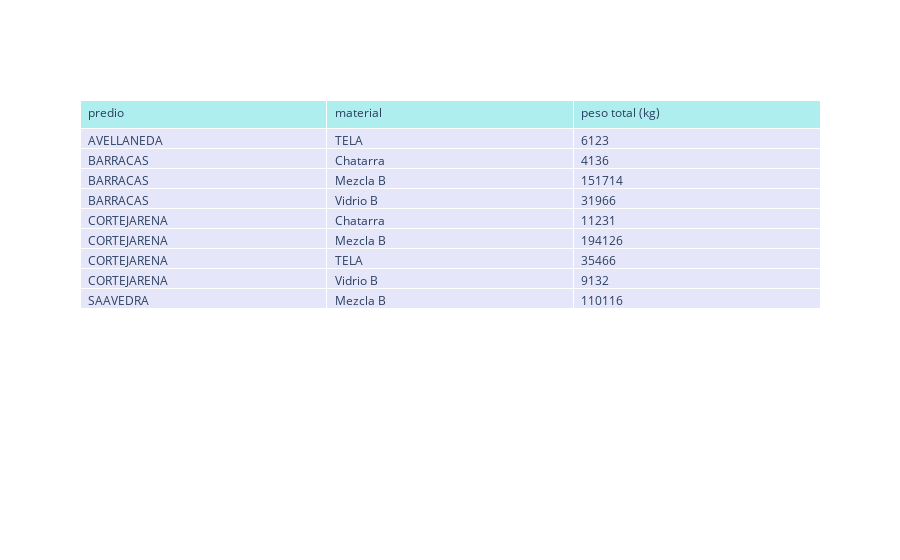

Notebook cell for this chart:
### Code cell
import plotly.graph_objects as go

def tabla(data):
    
    df =data.groupby(by=["predio", "material"], as_index = False).sum()
    df = df.drop(columns = ["bolson"])
    print(df)
    
    fig = go.Figure(data=[go.Table(
        header=dict(values=list(["predio", "material", "peso total (kg)"]),
                    fill_color='paleturquoise',
                    align='left'),
        
        cells=dict(values=[df["predio"], df["material"], df["peso"]],
                   fill_color='lavender',
                   align='left'))
    ])
    return fig
    
fig = tabla(pesajes_df)
fig.show()

### Figure 1 — Plotly figure (JSON) as saved in the notebook; plotly's stock layout.template omitted (floating-point values rounded to 4 significant figures)
{"data": [{"cells": {"align": "left", "fill": {"color": "lavender"}, "values": [["AVELLANEDA", "BARRACAS", "BARRACAS", "BARRACAS", "CORTEJARENA", "CORTEJARENA", "CORTEJARENA", "CORTEJARENA", "SAAVEDRA"], ["TELA", "Chatarra", "Mezcla B", "Vidrio B", "Chatarra", "Mezcla B", "TELA", "Vidrio B", "Mezcla B"], [6123, 4136, 151714, 31966, 11231, 194126, 35466, 9132, 110116]]}, "header": {"align": "left", "fill": {"color": "paleturquoise"}, "values": ["predio", "material", "peso total (kg)"]}, "type": "table"}], "layout": {}}
